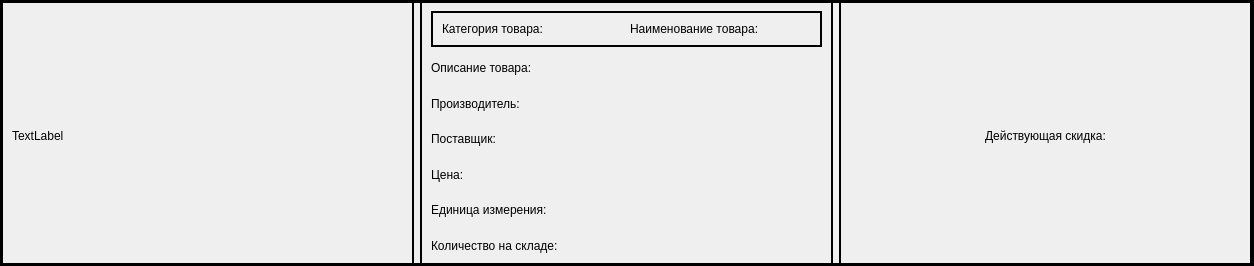
<?xml version="1.0" encoding="UTF-8"?>
<ui version="4.0">
 <class>Frame</class>
 <widget class="QFrame" name="Frame">
  <property name="geometry">
   <rect>
    <x>0</x>
    <y>0</y>
    <width>1254</width>
    <height>266</height>
   </rect>
  </property>
  <property name="windowTitle">
   <string>Frame</string>
  </property>
  <property name="frameShape">
   <enum>QFrame::Box</enum>
  </property>
  <property name="lineWidth">
   <number>3</number>
  </property>
  <widget class="QWidget" name="horizontalLayoutWidget">
   <property name="geometry">
    <rect>
     <x>1</x>
     <y>0</y>
     <width>1251</width>
     <height>271</height>
    </rect>
   </property>
   <layout class="QHBoxLayout" name="horizontalLayout">
    <item>
     <widget class="QFrame" name="verticalFrame_3">
      <property name="frameShape">
       <enum>QFrame::Box</enum>
      </property>
      <property name="lineWidth">
       <number>2</number>
      </property>
      <layout class="QVBoxLayout" name="verticalLayout_5">
       <item>
        <widget class="QLabel" name="photo_label">
         <property name="text">
          <string>TextLabel</string>
         </property>
        </widget>
       </item>
      </layout>
     </widget>
    </item>
    <item>
     <widget class="QFrame" name="verticalFrame_2">
      <property name="frameShape">
       <enum>QFrame::Box</enum>
      </property>
      <property name="lineWidth">
       <number>2</number>
      </property>
      <layout class="QVBoxLayout" name="verticalLayout_4">
       <item>
        <widget class="QFrame" name="horizontalFrame_2">
         <property name="frameShape">
          <enum>QFrame::Box</enum>
         </property>
         <property name="lineWidth">
          <number>2</number>
         </property>
         <layout class="QHBoxLayout" name="horizontalLayout_2">
          <item>
           <widget class="QLabel" name="label_10">
            <property name="text">
             <string>Категория товара:</string>
            </property>
           </widget>
          </item>
          <item>
           <widget class="QLabel" name="label_9">
            <property name="text">
             <string>Наименование товара:</string>
            </property>
           </widget>
          </item>
         </layout>
        </widget>
       </item>
       <item>
        <widget class="QLabel" name="label_3">
         <property name="text">
          <string>Описание товара:</string>
         </property>
        </widget>
       </item>
       <item>
        <widget class="QLabel" name="label_5">
         <property name="text">
          <string>Производитель:</string>
         </property>
        </widget>
       </item>
       <item>
        <widget class="QLabel" name="label_6">
         <property name="text">
          <string>Поставщик:</string>
         </property>
        </widget>
       </item>
       <item>
        <widget class="QLabel" name="label_7">
         <property name="text">
          <string>Цена:</string>
         </property>
        </widget>
       </item>
       <item>
        <widget class="QLabel" name="label_8">
         <property name="text">
          <string>Единица измерения:</string>
         </property>
        </widget>
       </item>
       <item>
        <widget class="QLabel" name="label_4">
         <property name="text">
          <string>Количество на складе:</string>
         </property>
        </widget>
       </item>
      </layout>
     </widget>
    </item>
    <item>
     <widget class="QFrame" name="verticalFrame">
      <property name="frameShape">
       <enum>QFrame::Box</enum>
      </property>
      <property name="lineWidth">
       <number>2</number>
      </property>
      <layout class="QVBoxLayout" name="verticalLayout_3">
       <item alignment="Qt::AlignHCenter">
        <widget class="QLabel" name="label_2">
         <property name="text">
          <string>Действующая скидка:</string>
         </property>
        </widget>
       </item>
      </layout>
     </widget>
    </item>
   </layout>
  </widget>
 </widget>
 <resources/>
 <connections/>
</ui>
